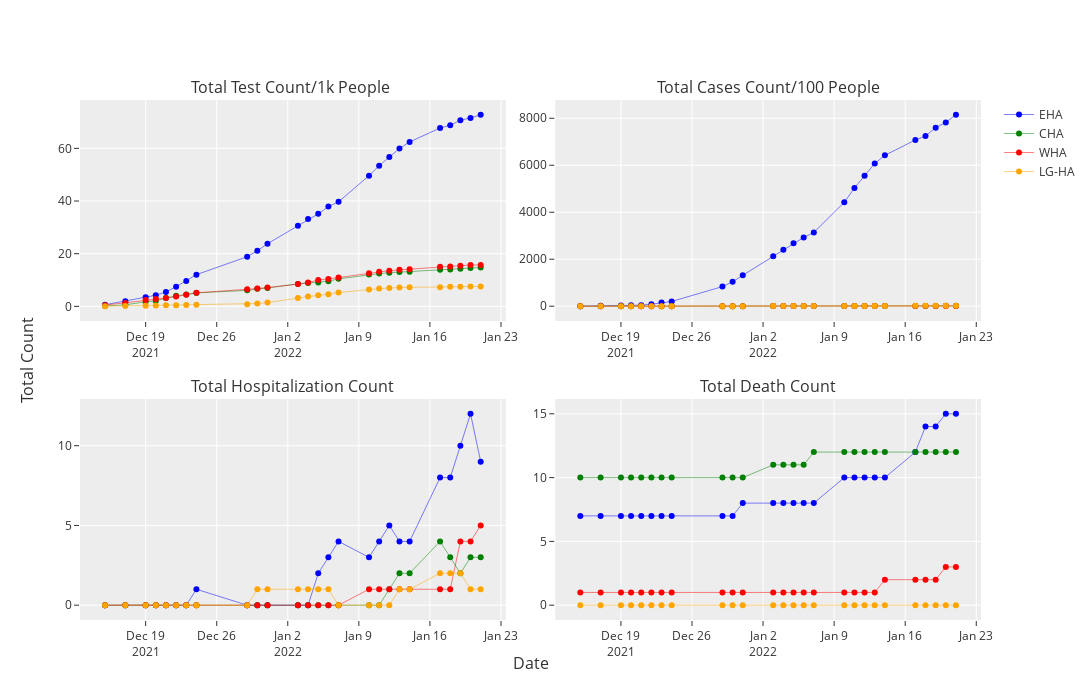

The code cell stored with this chart in its notebook:
### Code cell
# visualizing how rha compare cumulatively
plot_totals_rha(eastern_rha_data, central_rha_data, western_rha_data, labradorgrenfell_rha_data)
